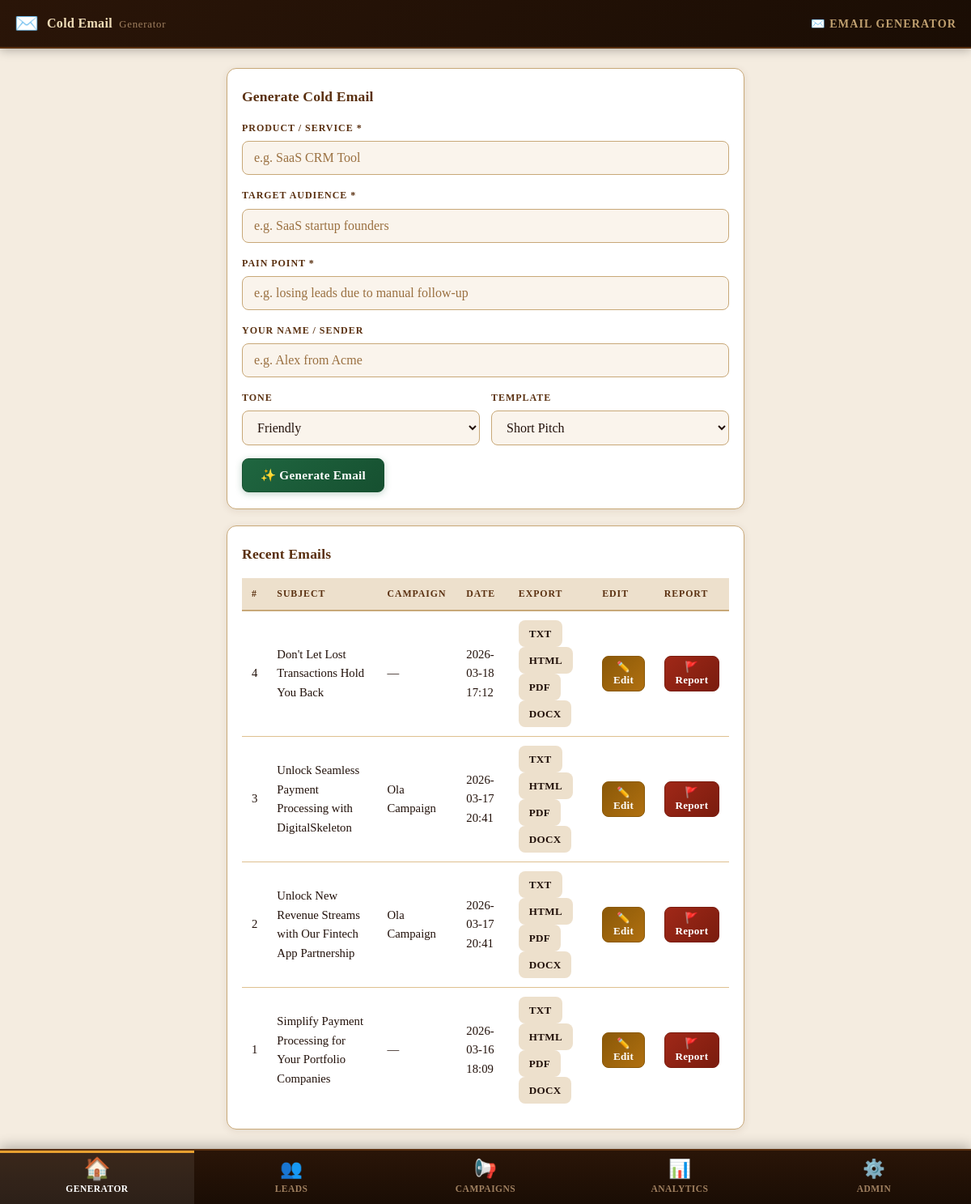
The app's page /, older data.
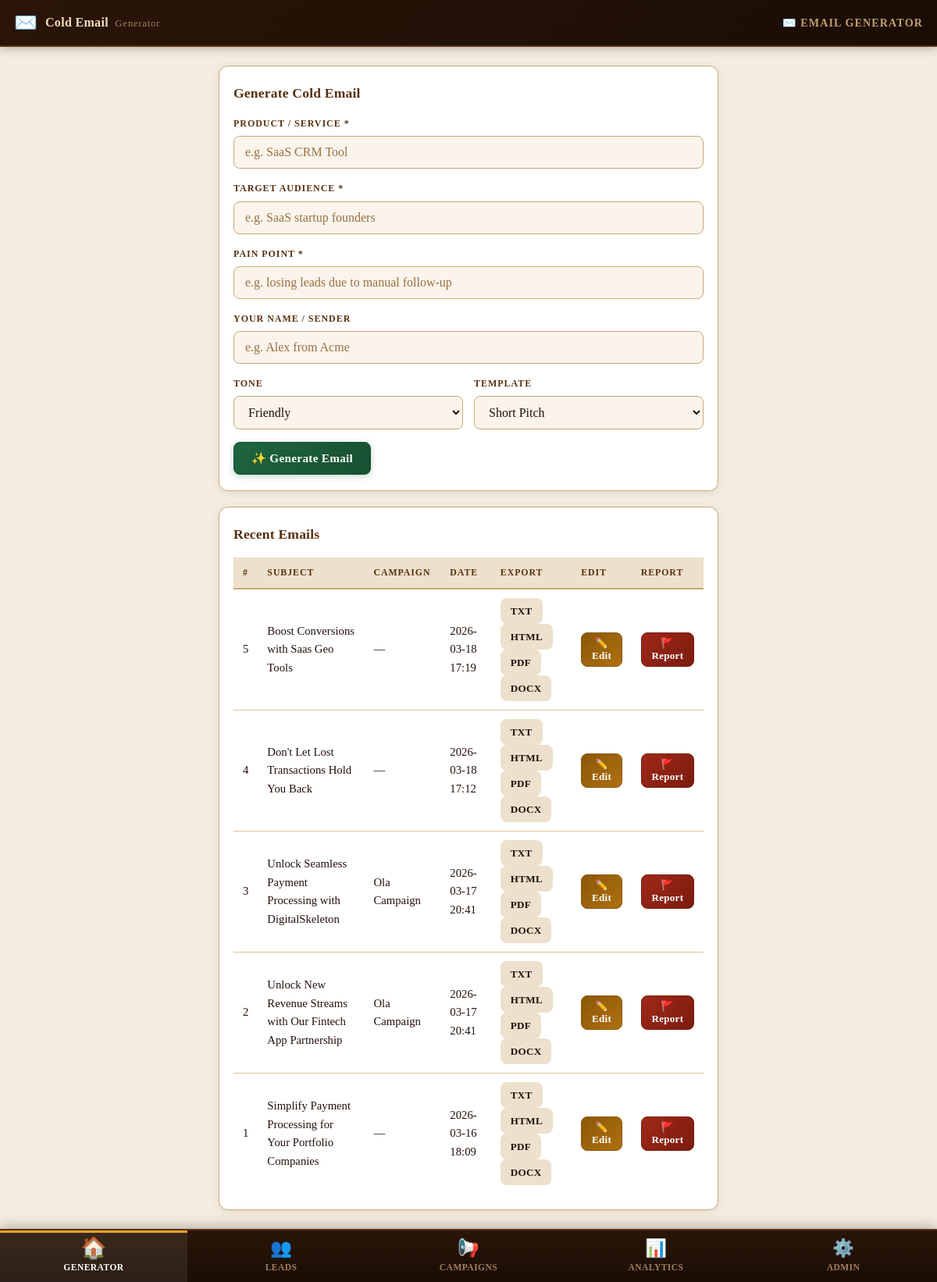
The same page, newer data.
### tables this page shows
CREATE TABLE emails (
            id          INTEGER PRIMARY KEY AUTOINCREMENT,
            campaign_id INTEGER REFERENCES campaigns(id),
            lead_id     INTEGER REFERENCES leads(id),
            subject     TEXT,
            body        TEXT,
            opened      INTEGER DEFAULT 0,
            replied     INTEGER DEFAULT 0,
            created_at  DATETIME DEFAULT CURRENT_TIMESTAMP
        );

CREATE TABLE campaigns (
            id            INTEGER PRIMARY KEY AUTOINCREMENT,
            name          TEXT NOT NULL,
            product       TEXT NOT NULL,
            template_type TEXT DEFAULT "short_pitch",
            tone          TEXT DEFAULT "friendly",
            sender        TEXT DEFAULT "",
            created_at    DATETIME DEFAULT CURRENT_TIMESTAMP
        , pain_point TEXT DEFAULT "");

### app.py (the view)
@app.route('/')
def index():
    db = get_db()
    emails = db.execute(
        'SELECT e.*, c.name as campaign_name FROM emails e '
        'LEFT JOIN campaigns c ON e.campaign_id = c.id '
        'ORDER BY e.created_at DESC LIMIT 20'
    ).fetchall()
    return render_template('index.html', emails=emails)

### models/db.py (called while the page is built)
def get_db():
    if 'db' not in g:
        g.db = sqlite3.connect(
            config.DATABASE_PATH,
            detect_types=sqlite3.PARSE_DECLTYPES
        )
        g.db.row_factory = sqlite3.Row
        g.db.execute('PRAGMA journal_mode=WAL')
        g.db.execute('PRAGMA foreign_keys=ON')
    return g.db

### templates/index.html (shortened to what this page needs)
{% extends "base.html" %}
{% block page_title %}✉️ Email Generator{% endblock %}
{% block content %}
<div class="gen-grid" id="gen-grid">
  <div class="card">
    <h2 class="card-title">Generate Cold Email</h2>
    <form id="gen-form">
      <div class="form-group">
        <label for="product">Product / Service *</label>
        <input type="text" id="product" name="product" placeholder="e.g. SaaS CRM Tool" required />
      </div>
      <div class="form-group">
        <label for="audience">Target Audience *</label>
        <input type="text" id="audience" name="audience" placeholder="e.g. SaaS startup founders" required />
      </div>
      <div class="form-group">
        <label for="pain_point">Pain Point *</label>
        <input type="text" id="pain_point" name="pain_point" placeholder="e.g. losing leads due to manual follow-up" required />
      </div>
      <div class="form-group">
        <label for="sender">Your Name / Sender</label>
        <input type="text" id="sender" name="sender" placeholder="e.g. Alex from Acme" />
      </div>
      <div class="form-row">
        <div class="form-group">
          <label for="tone">Tone</label>
          <select id="tone" name="tone">
            <option value="friendly">Friendly</option>
          </select>
        </div>
        <div class="form-group">
          <label for="template_type">Template</label>
          <select id="template_type" name="template_type">
            <option value="short_pitch">Short Pitch</option>
          </select>
        </div>
      </div>
      <button type="submit" class="btn btn-primary" id="gen-btn">
        ✨ Generate Email
      </button>
    </form>
  </div>
</div>
{% if emails %}
<div class="card mt-4">
  <h2 class="card-title">Recent Emails</h2>
  <div class="table-wrap">
    <table class="data-table">
      <thead>
        <tr>
          <th>#</th>
          <th>Subject</th>
          <th>Campaign</th>
          <th>Date</th>
          <th>Export</th>
          <th>Edit</th>
          <th>Report</th>
        </tr>
      </thead>
      <tbody>
        {% for e in emails %}
        <tr id="email-row-{{ e.id }}">
          <td>{{ e.id }}</td>
          <td class="email-subject-cell">{{ e.subject }}</td>
          <td>{{ e.campaign_name or '—' }}</td>
          <td>{{ e.created_at[:16] }}</td>
          <td>
            <a href="/export/{{ e.id }}/txt"  class="btn btn-xs">TXT</a>
            <a href="/export/{{ e.id }}/html" class="btn btn-xs">HTML</a>
            <a href="/export/{{ e.id }}/pdf"  class="btn btn-xs">PDF</a>
            <a href="/export/{{ e.id }}/docx" class="btn btn-xs">DOCX</a>
          </td>
          <td>
            <button class="btn btn-xs btn-edit" onclick="openEditModal({{ e.id }})">✏️ Edit</button>
          </td>
          <td>
            <button class="btn btn-xs btn-report" data-id="{{ e.id }}" onclick="openReportModal({{ e.id }})">🚩 Report</button>
          </td>
        </tr>
        {% endfor %}
      </tbody>
    </table>
  </div>
</div>
{% endif %}
{% endblock %}

### templates/base.html (shortened to what this page needs)
<!DOCTYPE html>
<html lang="en">
<head>
  <link rel="stylesheet" href="/static/style.css?v=2" />
</head>
<body>
  <header class="topnav">
    <div class="topnav-brand">
      <span class="topnav-icon">✉️</span>
      <span class="topnav-title">Cold Email <span class="topnav-sub">Generator</span></span>
    </div>
    <div class="topnav-page">{% block page_title %}{% endblock %}</div>
  </header>
  <main class="main-content">
    {% block content %}{% endblock %}
  </main>
  <nav class="bottom-nav">
    <a href="/" class="bottom-nav-item {% if request.path == '/' %}active{% endif %}">
      <span class="bottom-nav-icon">🏠</span>
      <span class="bottom-nav-label">Generator</span>
    </a>
    <a href="/leads" class="bottom-nav-item {% if request.path.startswith('/leads') %}active{% endif %}">
      <span class="bottom-nav-icon">👥</span>
      <span class="bottom-nav-label">Leads</span>
    </a>
    <a href="/campaigns" class="bottom-nav-item {% if request.path.startswith('/campaigns') %}active{% endif %}">
      <span class="bottom-nav-icon">📢</span>
      <span class="bottom-nav-label">Campaigns</span>
    </a>
    <a href="/analytics" class="bottom-nav-item {% if request.path.startswith('/analytics') %}active{% endif %}">
      <span class="bottom-nav-icon">📊</span>
      <span class="bottom-nav-label">Analytics</span>
    </a>
    <a href="/admin" class="bottom-nav-item {% if request.path.startswith('/admin') %}active{% endif %}">
      <span class="bottom-nav-icon">⚙️</span>
      <span class="bottom-nav-label">Admin</span>
    </a>
  </nav>
</body>
</html>

Row changes from the older to the newer data that the page shows:
added emails: id "5", subject "Boost Conversions with Saas Geo Tools", campaign_name "—", created_at "2026-03-18 17:19"
